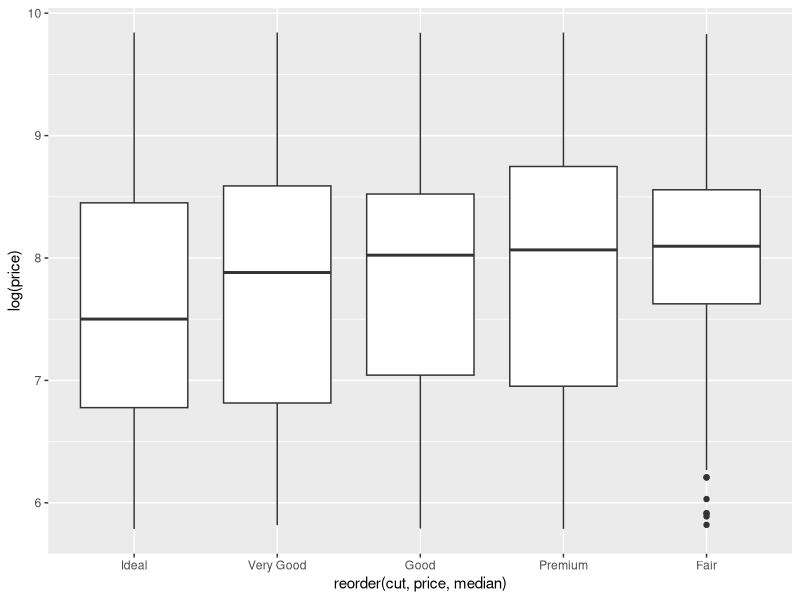
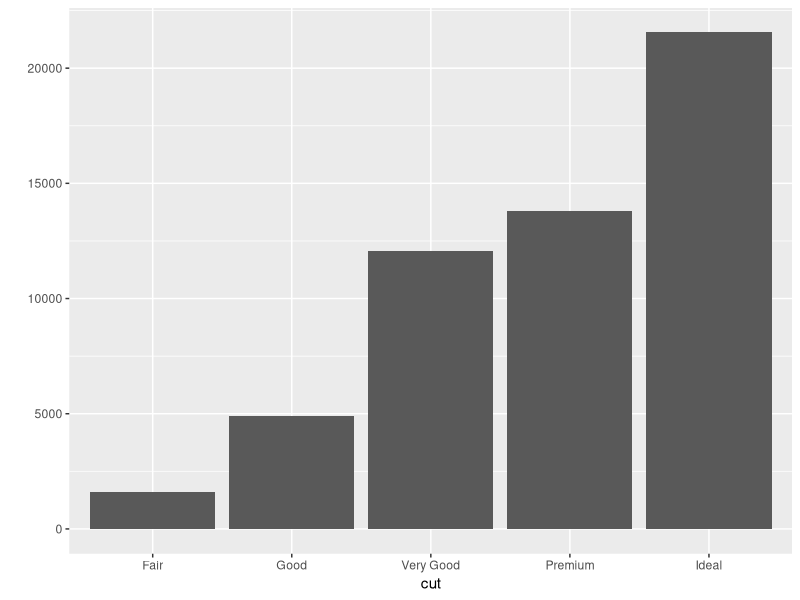
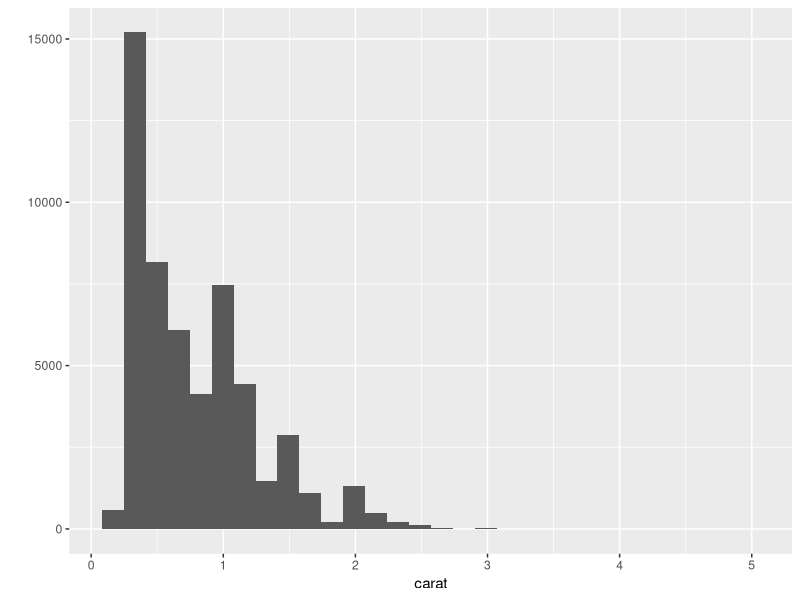
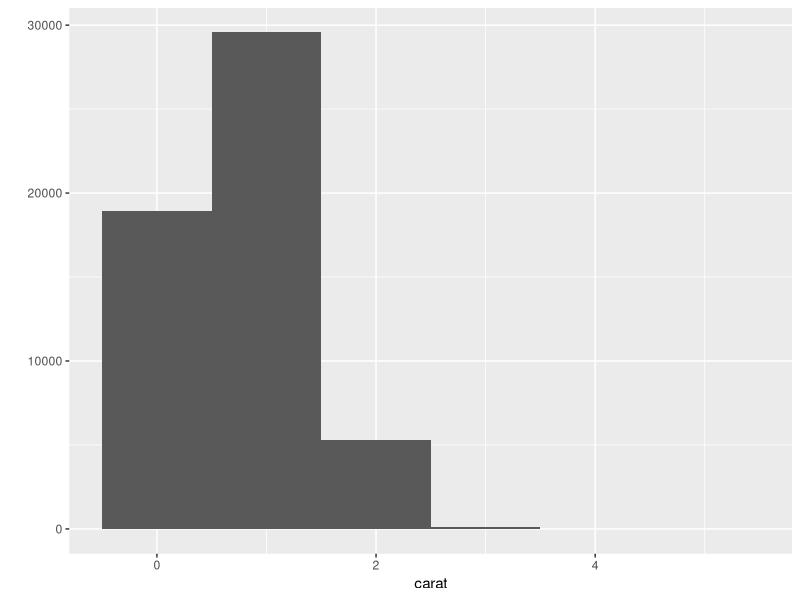
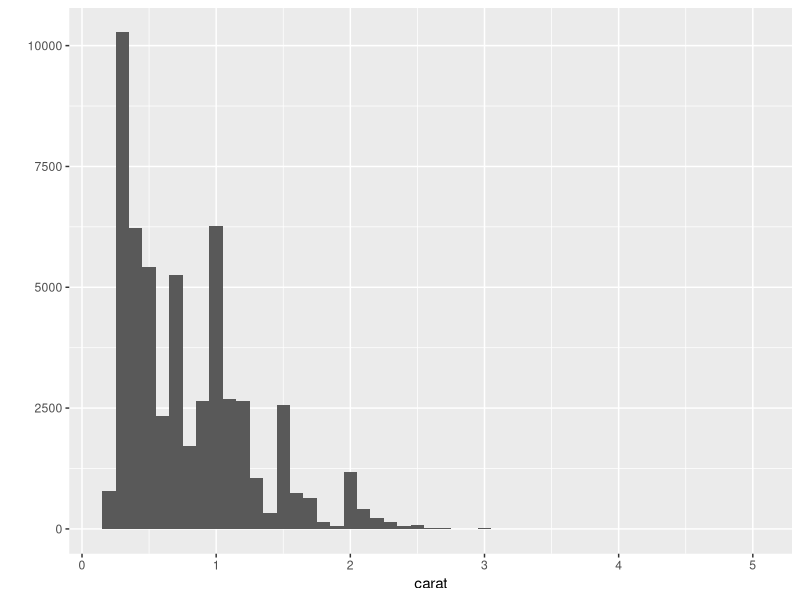
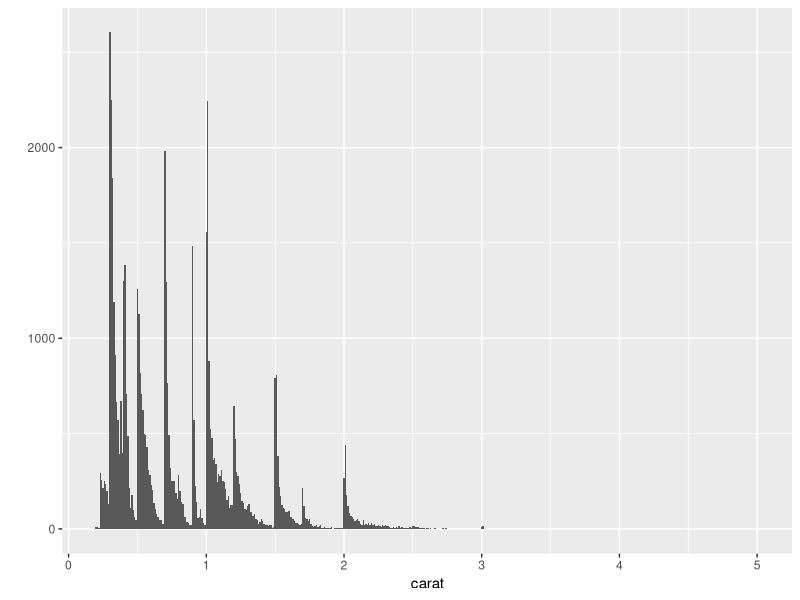
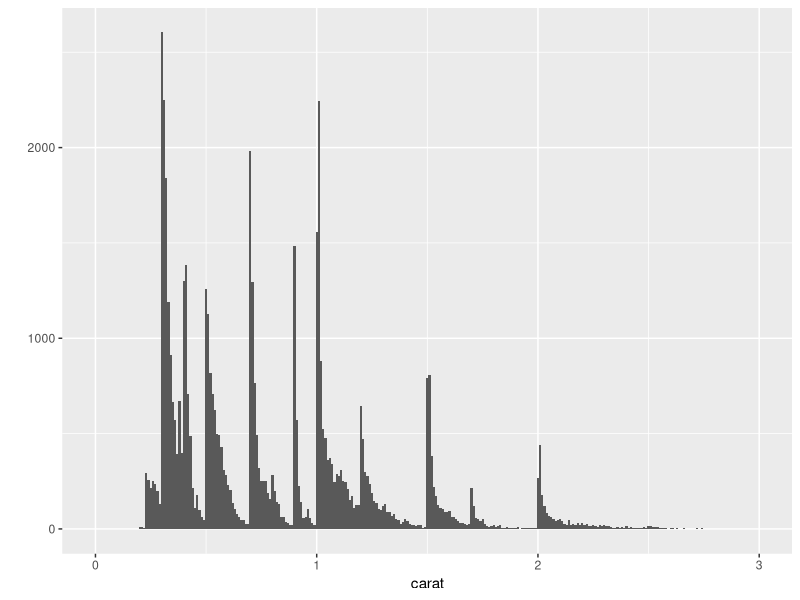
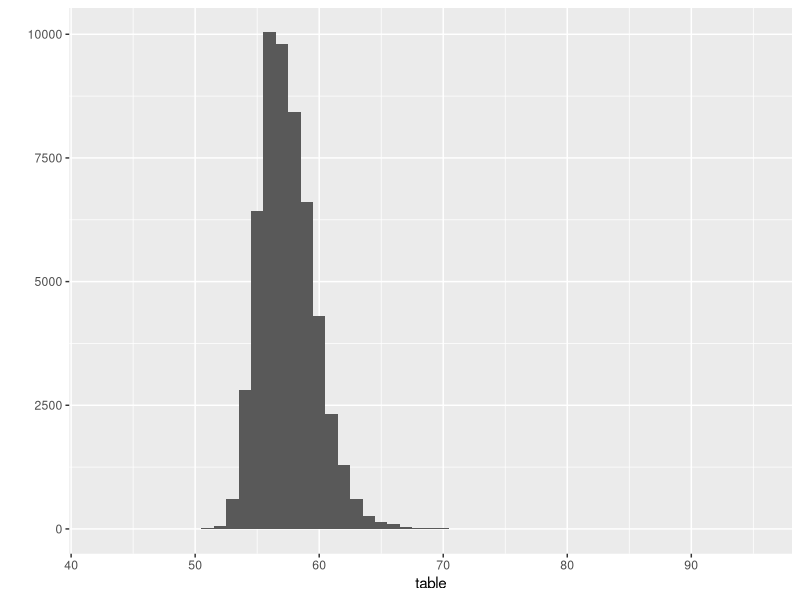

These figures' R source, in order:
# Lecture 2 for Hadley Wickhams' STAT 405 at Rice University
library(ggplot2)

## Five ways to explore the data
?diamonds
head(diamonds)
str(diamonds)
summary(diamonds)
qplot(reorder(cut, price, median), log(price), data = diamonds, geom = "boxplot")

## Examine distributions 
### Categorical variable generates barplot 
qplot(cut, data = diamonds)

### Continuous variable generates histogram
qplot(carat, data = diamonds)
qplot(carat, data = diamonds, binwidth = 1)
qplot(carat, data = diamonds, binwidth = 0.1)
qplot(carat, data = diamonds, binwidth = 0.01)
resolution(diamonds$carat)
last_plot() + xlim(0, 3)

### Always play with binwidth
qplot(table, data = diamonds, binwidth = 1)
qplot(table, data = diamonds, binwidth = 1) +
  xlim(50, 70)
qplot(table, data = diamonds, binwidth = 0.1) +
  xlim(50, 70)
qplot(table, data = diamonds, binwidth = 0.1) +
  xlim(50, 70) + ylim(0, 50)
?coord_cartesian
d <- ggplot(diamonds, aes(carat, price)) +
  stat_bin2d(bins = 25, colour = "white")
d
d + scale_x_continuous(limits = c(0, 1))
d + coord_cartesian(xlim = c(0, 1))

